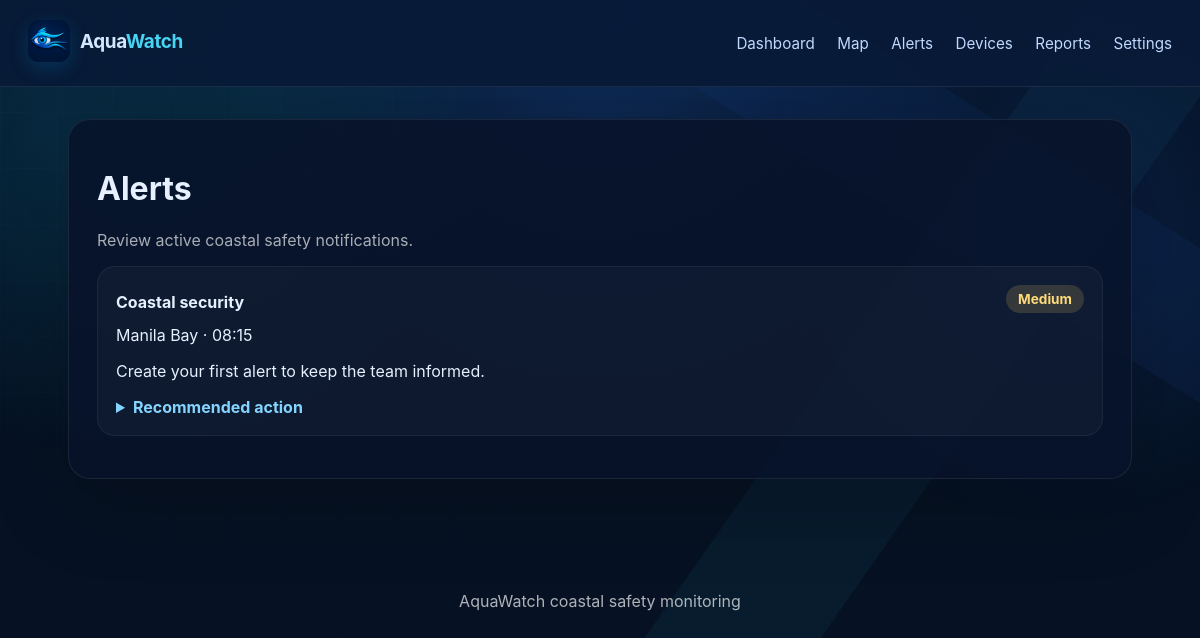
Screenshot of /alerts/ (signed in) with the database file from the repository.
### aquawatch_app/models.py (models this page shows, shortened)
class Alert(models.Model):
    user = models.ForeignKey(User, on_delete=models.CASCADE)
    type = models.CharField(max_length=128)
    location = models.CharField(max_length=128)
    time = models.CharField(max_length=64)
    severity = models.CharField(max_length=64)
    description = models.TextField(blank=True)

### aquawatch_app/views.py (the view)
# urls.py: path('alerts/', views.alerts, name='alerts'),
@login_required
def alerts(request):
    user = request.user
    items = Alert.objects.filter(user=user).order_by('-id')
    return render(request, 'aquawatch_app/alerts.html', {'alerts': items})

### aquawatch_app/context_processors.py (called while the page is built)
def aquawatch_preferences(request):
    if not request.user.is_authenticated:
        return {'aqua_profile': None, 'aqua_language': 'English', 'aqua_dark_mode': True}
    try:
        profile = request.user.userprofile
    except (AttributeError, UserProfile.DoesNotExist):
        profile = None
    return {
        'aqua_profile': profile,
        'aqua_language': profile.language if profile else 'English',
        'aqua_dark_mode': profile.dark_mode if profile else True,
    }

### aquawatch_app/templates/aquawatch_app/alerts.html
{% extends 'aquawatch_app/base.html' %}
{% block content %}<div class="page-card"><h1>Alerts</h1><p class="muted">Review active coastal safety notifications.</p>
{% if alerts %}<ul class="item-list">{% for alert in alerts %}<li><div class="item-heading"><strong>{{ alert.type }}</strong><span class="severity-pill severity-{{ alert.severity|lower }}">{{ alert.severity }}</span></div><div>{{ alert.location }} &middot; {{ alert.time }}</div><p>{{ alert.description }}</p><details><summary>Recommended action</summary><p>Review the live map and contact nearby response teams if this alert remains active.</p></details></li>{% endfor %}</ul>{% else %}<div class="empty-state"><strong>No active alerts</strong><p>New incidents and device warnings will appear here.</p></div>{% endif %}</div>{% endblock %}

### aquawatch_app/templates/aquawatch_app/base.html (shortened to what this page needs)
<!DOCTYPE html>
<html lang="en">
<head>
    {% load static %}
    <link rel="stylesheet" href="{% static 'aquawatch_app/styles.css' %}">
</head>
<body class="{% if aqua_dark_mode %}theme-dark{% else %}theme-light{% endif %}">
    <header class="site-header">
        <div class="brand">
            <a href="{% if user.is_authenticated %}{% url 'dashboard' %}{% else %}{% url 'welcome' %}{% endif %}">
                <img src="{% static 'aquawatch_app/aquawatch-logo.png' %}" alt="AquaWatch logo">
                <span>Aqua<span>Watch</span></span>
            </a>
        </div>
        <nav class="site-nav">
            {% if user.is_authenticated %}
                <a href="{% url 'dashboard' %}">Dashboard</a>
                <a href="{% url 'map' %}">{% if aqua_language == 'English' %}Map{% else %}Mapa{% endif %}</a>
                <a href="{% url 'alerts' %}">{% if aqua_language == 'English' %}Alerts{% else %}Mga Alerto{% endif %}</a>
                <a href="{% url 'devices' %}">{% if aqua_language == 'English' %}Devices{% else %}Mga Device{% endif %}</a>
                <a href="{% url 'reports' %}">{% if aqua_language == 'English' %}Reports{% elif aqua_language == 'Filipino' %}Mga Ulat{% else %}Mga Report{% endif %}</a>
                <a href="{% url 'settings' %}">{% if aqua_language == 'English' %}Settings{% else %}Mga Setting{% endif %}</a>
            {% else %}
                <a href="{% url 'login' %}">Sign in</a>
                <a class="nav-cta" href="{% url 'register' %}">Get started</a>
            {% endif %}
        </nav>
    </header>
    <main class="page-container">
        {% block content %}{% endblock %}
    </main>
    <footer class="site-footer">
        <p>AquaWatch coastal safety monitoring</p>
    </footer>
</body>
</html>

### aquawatch_app/static/aquawatch_app/styles.css (style rules this page uses)
:root { color-scheme: dark; background: #061223; color: #f5f9ff; font-family: Inter, system-ui, sans-serif; }
* { box-sizing: border-box; }
body { margin: 0; background: radial-gradient(circle at top, #0f2e5e 0%, #061223 45%); color: #e6f0ff; }
.site-header { display: flex; justify-content: space-between; align-items: center; padding: 20px 28px; background: rgba(8, 26, 55, 0.94); border-bottom: 1px solid rgba(255, 255, 255, 0.08); position: sticky; top: 0; z-index: 20; }
.brand a { color: #d1e8ff; text-decoration: none; font-size: 1.3rem; font-weight: 700; }
.site-nav a { color: #c1d9ff; text-decoration: none; margin-left: 18px; font-size: 0.95rem; }
.page-container { padding: 32px 28px 54px; max-width: 1120px; margin: 0 auto; }
.page-card { background: rgba(8, 19, 43, 0.9); border: 1px solid rgba(255, 255, 255, 0.08); border-radius: 22px; box-shadow: 0 24px 80px rgba(0, 0, 0, 0.22); padding: 28px; margin-bottom: 24px; }
.muted { color: rgba(255, 255, 255, 0.65); }
.item-heading { display: flex; justify-content: space-between; gap: 16px; align-items: center; }
details summary { color: #83d5ff; cursor: pointer; font-weight: 700; }
.item-list { list-style: none; padding: 0; margin: 0; }
.item-list li { padding: 18px; border-radius: 18px; border: 1px solid rgba(255, 255, 255, 0.06); margin-bottom: 14px; background: rgba(255, 255, 255, 0.03); }
.item-list li strong { display: block; margin-bottom: 6px; font-size: 1rem; }
.severity-pill { display: inline-flex; align-items: center; justify-content: center; padding: 6px 12px; border-radius: 999px; font-size: 0.85rem; font-weight: 700; margin-bottom: 12px; }
.severity-medium { background: rgba(255, 209, 102, 0.16); color: #ffda7a; }
.site-footer { text-align: center; padding: 18px; color: rgba(255, 255, 255, 0.68); }
.brand a { display: inline-flex; align-items: center; gap: 10px; font-size: 1.18rem; letter-spacing: -.02em; }
.brand a > img { width: 42px; height: 42px; border-radius: 11px; object-fit: cover; box-shadow: 0 6px 20px rgba(0,170,255,.18); }
.brand a > span > span { color: #47d4f3; }
body::before { content:""; position:fixed; z-index:0; inset:0; pointer-events:none; background:radial-gradient(circle at 12% 14%,rgba(15,181,231,.14) 0 8%,transparent 28%),radial-gradient(circle at 88% 28%,rgba(29,98,223,.12) 0 7%,transparent 25%),linear-gradient(125deg,transparent 0 62%,rgba(38,194,232,.055) 62% 72%,transparent 72%),linear-gradient(32deg,transparent 0 74%,rgba(29,98,223,.07) 74% 84%,transparent 84%); }
body::after { content:""; position:fixed; z-index:0; inset:0; pointer-events:none; opacity:.42; background-image:linear-gradient(rgba(116,214,255,.045) 1px,transparent 1px),linear-gradient(90deg,rgba(116,214,255,.045) 1px,transparent 1px); background-size:56px 56px; mask-image:linear-gradient(135deg,#000 0%,transparent 66%); }
.page-container,.site-footer { position:relative; z-index:1; }

### rows the page displays
Alert: type "Coastal security", severity "Medium", location "Manila Bay", time "08:15", description "Create your first alert to keep the team informed."
